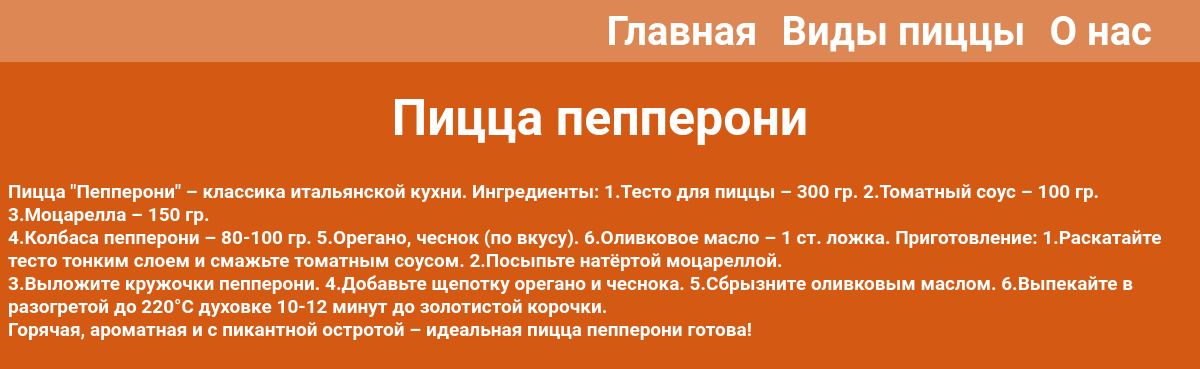
The app's page /post/1/ with its own data.
### pizzashop/models.py (models this page shows, shortened)
class Pizzashop(models.Model):
    title = models.CharField(max_length=255, verbose_name="Заголовок")
    slug = models.SlugField(max_length=255, db_index=True, unique=True)
    content = models.TextField(blank=True, verbose_name="Текст статьи")
    time_update = models.DateTimeField(auto_now=True, verbose_name="Время изменения")
    time_create = models.DateTimeField(auto_now_add=True, verbose_name="Время создания")
    is_published = models.BooleanField(default=True, verbose_name="Статус")
    cat = models.ForeignKey('Category', on_delete=models.PROTECT, related_name = 'posts', verbose_name="Категории")
    ostrota = models.OneToOneField('Ostrota', on_delete=models.SET_NULL, null=True, blank=True, related_name='ostriy', verbose_name='ostrota')
    class Meta:
        verbose_name = 'Очень вкусные пиццы'
        verbose_name_plural = 'Очень вкусные пиццы'
    class Meta:
        ordering = ['-time_create']
        indexes = [
            models.Index(fields=['-time_create']),
        ]

### pizzashop/views.py (the view)
# urls.py: path('post/<int:post_id>/', views.show_post, name='post'),
def show_post(request, post_id):
    post = get_object_or_404(Pizzashop, pk=post_id)
    time = Pizzashop.objects.all()
    data4 = {
        'title': post.title,
        'menu': menu,
        'post': post,
        'cat_selected': 1,
        'time': time,
    }
    return render(request, 'post.html', context=data4)

### pizzashop/templates/post.html (shortened to what this page needs)
{% load static %}
<!DOCTYPE html>
<html lang="en">
<head>
    <link type="text/css" href="{% static 'pizzashop/css/post.css' %}" rel="stylesheet">
</head>
<body>
<header>
<navigation>
    <a href="{% url 'home' %}" class="homepage">Главная</a>
    {% for m in menu %}
        <a href="{% url m.url_name %}" class="menu-item">{{m.title}}</a>
    {% endfor %}
    </navigation>
</header>
<main>
    <h1 class="name">{{post.title}}</h1>
    <p class="description">{{post.content|linebreaks}}</p>
</main>
</body>
</html>

### pizzashop/static/pizzashop/css/post.css (style rules this page uses)
body { background-image: url('/static/pizzashop/images/background1.png'); }
.homepage { color: #ffffff; text-decoration: none; font-family: "Roboto"; font-size: 40px; font-weight: 700; }
header { text-align: right; padding-right: 40px; }
.menu-item { margin-right: 20px; color: #ffffff; font-family: "Roboto"; text-decoration: none; font-size: 40px; font-weight: 700; transition: 1.2s; }
.menu-item:last-child { margin-right: 0; }
.homepage { padding-right: 20px; transition: 1.2s; }
main { font-family: "Roboto"; }
.name { text-align: center; color: #ffffff; font-weight: 700; font-size: 50px; }
p { color: #ffffff; text-align: left; font-size: 19px; font-weight: 700; }

### records on screen
Pizzashop: title "Пицца пепперони", content "Пицца \"Пепперони\" – классика итальянской кухни. Ингредиенты: 1.Тесто для пиццы – 300 гр. 2.Томатный соус – 100 гр. 3.Моцарелла – 150 гр. 4.Колбаса пепперони – 80-100 гр. 5.Орегано, чеснок (по вкусу). 6.Оливковое масло – 1 ст. ложка. Приготовление: 1.Раскатайте тесто тонким слоем и смажьте томатным соусом. 2.Посыпьте натёртой моцареллой. 3.Выложите кружочки пепперони. 4.Добавьте щепотку орегано и чеснока. 5.Сбрызните оливковым маслом. 6.Выпекайте в разогретой до 220°C духовке 10-12 минут до золотистой корочки. Горячая, ароматная и с пикантной остротой – идеальная пицца пепперони готова!"

### other values on screen
{{ m.title }} "Виды пиццы" "О нас"
